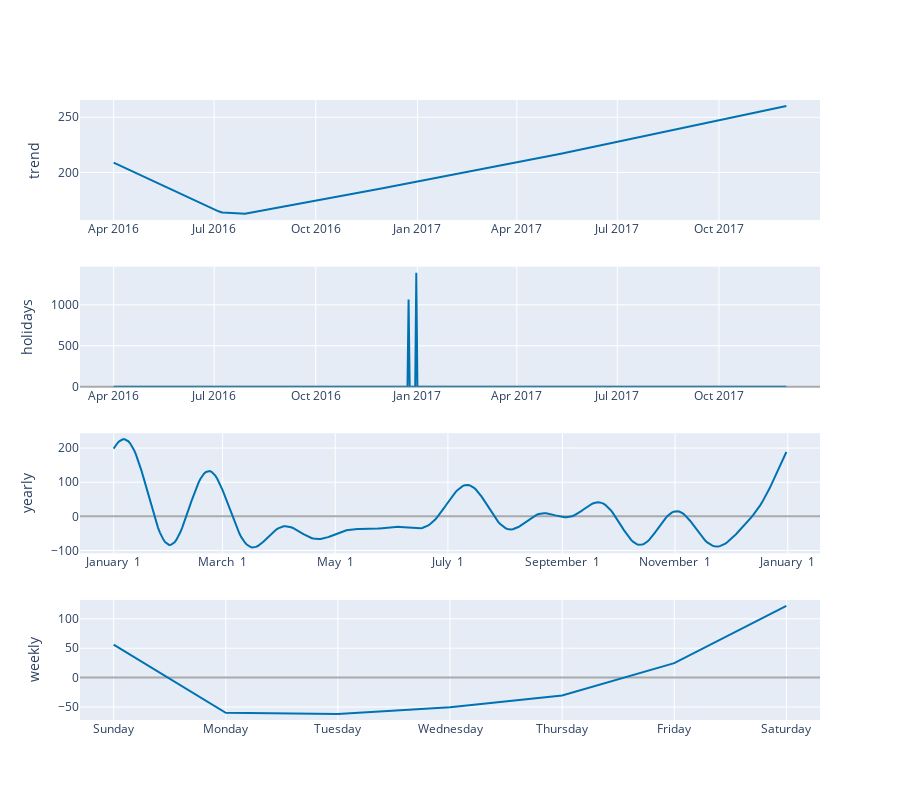

The cell this chart's notebook holds for it:
### Code cell
m2.plot_components()

### Figure 1 — Plotly figure (JSON) as saved in the notebook; plotly's stock layout.template omitted (floating-point values rounded to 4 significant figures; data arrays with more than 128 entries replaced by an {"elided": "..."} marker saying what was removed)
{"data": [{"line": {"color": "#0072B2", "width": 2}, "mode": "lines", "name": "trend", "type": "scatter", "x": {"elided": "610 str values"}, "xaxis": "x", "y": {"elided": "610 float values"}, "yaxis": "y"}, {"line": {"color": "#0072B2", "width": 2}, "mode": "lines", "name": "holidays", "text": {"elided": "610 str values"}, "type": "scatter", "x": {"elided": "610 str values"}, "xaxis": "x2", "y": {"elided": "610 float values"}, "yaxis": "y2"}, {"line": {"color": "#0072B2", "width": 2}, "mode": "lines", "name": "yearly", "type": "scatter", "x": {"elided": "365 str values"}, "xaxis": "x3", "y": {"elided": "365 float values"}, "yaxis": "y3"}, {"line": {"color": "#0072B2", "width": 2}, "mode": "lines", "name": "weekly", "type": "scatter", "x": ["2017-01-01T00:00:00", "2017-01-02T00:00:00", "2017-01-03T00:00:00", "2017-01-04T00:00:00", "2017-01-05T00:00:00", "2017-01-06T00:00:00", "2017-01-07T00:00:00"], "xaxis": "x4", "y": [56.18, -59.94, -61.9, -50.4, -30.5, 24.55, 122.0], "yaxis": "y4"}], "layout": {"height": 800, "showlegend": false, "width": 900, "xaxis": {"anchor": "y", "domain": [0, 1], "range": ["2016-03-01T13:12:00", "2017-12-31T10:48:00"], "type": "date"}, "xaxis2": {"anchor": "y2", "domain": [0, 1], "range": ["2016-03-01T13:12:00", "2017-12-31T10:48:00"], "type": "date"}, "xaxis3": {"anchor": "y3", "domain": [0, 1], "range": ["2016-12-13T18:54:02.958904115", "2018-01-18T11:04:57.863013581"], "tickformat": "%B %e", "type": "date"}, "xaxis4": {"anchor": "y4", "domain": [0, 1], "range": ["2016-12-31T16:48:00", "2017-01-07T07:12:00"], "tickformat": "%A", "type": "date"}, "yaxis": {"anchor": "x", "domain": [0.8063, 1], "rangemode": "normal", "title": {"text": "trend"}, "zerolinecolor": "#AAA"}, "yaxis2": {"anchor": "x2", "domain": [0.5375, 0.7312], "rangemode": "tozero", "title": {"text": "holidays"}, "zerolinecolor": "#AAA"}, "yaxis3": {"anchor": "x3", "domain": [0.2687, 0.4625], "title": {"text": "yearly"}, "zerolinecolor": "#AAA"}, "yaxis4": {"anchor": "x4", "domain": [0, 0.1938], "title": {"text": "weekly"}, "zerolinecolor": "#AAA"}}}
